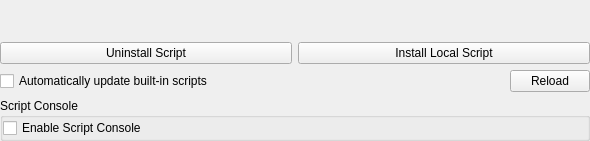
<?xml version="1.0" encoding="UTF-8"?>
<ui version="4.0">
 <author>Peter Zhou and Ian Monroe</author>
 <class>ScriptsConfig</class>
 <widget class="QWidget" name="ScriptsConfig">
  <property name="geometry">
   <rect>
    <x>0</x>
    <y>0</y>
    <width>590</width>
    <height>141</height>
   </rect>
  </property>
  <property name="sizePolicy">
   <sizepolicy hsizetype="Expanding" vsizetype="Expanding">
    <horstretch>0</horstretch>
    <verstretch>0</verstretch>
   </sizepolicy>
  </property>
  <layout class="QVBoxLayout" name="verticalLayout">
   <item>
    <widget class="ScriptSelector" name="scriptSelector" native="true">
     <property name="sizePolicy">
      <sizepolicy hsizetype="Expanding" vsizetype="Expanding">
       <horstretch>0</horstretch>
       <verstretch>0</verstretch>
      </sizepolicy>
     </property>
    </widget>
   </item>
   <item>
    <layout class="QHBoxLayout" name="horizontalLayout_3">
     <item>
      <widget class="KPushButton" name="uninstallButton">
       <property name="text">
        <string>Uninstall Script</string>
       </property>
      </widget>
     </item>
     <item>
      <widget class="KPushButton" name="installButton">
       <property name="text">
        <string>Install Local Script</string>
       </property>
      </widget>
     </item>
    </layout>
   </item>
   <item>
    <layout class="QHBoxLayout" name="horizontalLayout">
     <item>
      <widget class="QCheckBox" name="kcfg_AutoUpdateScripts">
       <property name="toolTip">
        <string>Automatically download and install updates for the built-in scripts from the Amarok website if available</string>
       </property>
       <property name="whatsThis">
        <string>Automatically download and install updates for the built-in scripts from the Amarok website if available</string>
       </property>
       <property name="text">
        <string>Automatically update built-in scripts</string>
       </property>
      </widget>
     </item>
     <item>
      <spacer name="horizontalSpacer">
       <property name="orientation">
        <enum>Qt::Horizontal</enum>
       </property>
       <property name="sizeHint" stdset="0">
        <size>
         <width>40</width>
         <height>20</height>
        </size>
       </property>
      </spacer>
     </item>
     <item>
      <widget class="KPushButton" name="reloadButton">
       <property name="sizePolicy">
        <sizepolicy hsizetype="Maximum" vsizetype="Fixed">
         <horstretch>0</horstretch>
         <verstretch>0</verstretch>
        </sizepolicy>
       </property>
       <property name="text">
        <string>Reload</string>
       </property>
       <property name="icon">
        <iconset theme="view-refresh">
         <normaloff/>
        </iconset>
       </property>
      </widget>
     </item>
    </layout>
   </item>
   <item>
    <widget class="QGroupBox" name="m_scriptConsoleGroup">
     <property name="title">
      <string>Script Console</string>
     </property>
     <layout class="QVBoxLayout" name="verticalLayout_2">
      <item>
       <widget class="QCheckBox" name="kcfg_EnableScriptConsole">
        <property name="enabled">
         <bool>true</bool>
        </property>
        <property name="statusTip">
         <string>Enable the script console.</string>
        </property>
        <property name="whatsThis">
         <string>Enable the script console.</string>
        </property>
        <property name="text">
         <string>Enable Script Console</string>
        </property>
       </widget>
      </item>
     </layout>
    </widget>
   </item>
  </layout>
 </widget>
 <layoutdefault spacing="6" margin="0"/>
 <layoutfunction spacing="KDialog::spacingHint"/>
 <customwidgets>
  <customwidget>
   <class>KPushButton</class>
   <extends>QPushButton</extends>
   <header>kpushbutton.h</header>
  </customwidget>
  <customwidget>
   <class>ScriptSelector</class>
   <extends>QWidget</extends>
   <header>configdialog/dialogs/ScriptSelector.h</header>
   <container>1</container>
  </customwidget>
 </customwidgets>
 <includes>
  <include location="global">kdialog.h</include>
 </includes>
 <resources/>
 <connections/>
</ui>
